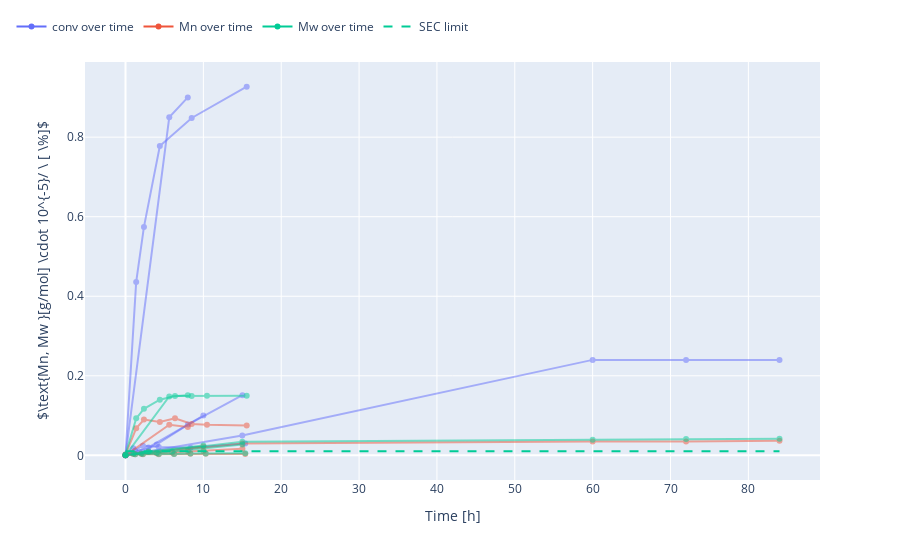

The notebook cell saved with this chart:
### Code cell
# comparing proof and original experiments data
fig = px.line()

for idx, data in (enumerate(data_type_list)):
    comb_d = pd.concat([proof_df, search_for_exp(["146", "90", "205"])])
    for kin, exp_nr in zip(comb_d[data], comb_d["exp_nr"]):
        fig.add_scatter(x=kin[0], y=kin[1], mode="lines+markers", opacity=0.5, name=exp_nr, marker=dict(color=colors[idx%len(colors)]), showlegend=False, legendgroup=str(idx))
    # custom legend
    fig.add_scatter(x=[None], y=[None], marker=dict(color=colors[idx%len(colors)]), name=data_list_name[idx], legendgroup=str(idx))
# adding a threshold line because the SEC peaks smear into syspeak at that point
fig.add_scatter(x=[0, 84], y=[1000*10**(-5), 1000*10**(-5)], mode="lines", line=dict(dash="dash"), name="SEC limit", legendgroup="threshold")
fig.update_layout(legend=dict(orientation="h", yanchor="bottom", y=1.05, xanchor="left", x=-0.1 ), yaxis_title="$\\text{Mn, Mw }[g/mol] \cdot 10^{-5}/ \ [ \%]$", xaxis_title="Time [h]")
fig.show()
"""
Y. Köster:
The Comparison of proof and prior data shows that the experimental data is not easily reproducible with respective accuracy in small orders of magnitude (Conversion after 15 h around 10 %)
Especially for the RAFT synthesis with this concern of low reaction rate an extrapolation further than double the time (to 30 h) seems not feasible.
 Therefore the former time cap of 70 h gets changed to 30 h.
"""

### Figure 1 — Plotly figure (JSON) as saved in the notebook; plotly's stock layout.template omitted (floating-point values rounded to 4 significant figures)
{"data": [{"hovertemplate": "<extra></extra>", "legendgroup": "", "line": {"color": "#636efa", "dash": "solid"}, "marker": {"symbol": "circle"}, "mode": "lines", "name": "", "orientation": "v", "showlegend": false, "xaxis": "x", "yaxis": "y", "type": "scatter"}, {"legendgroup": "0", "marker": {"color": "#636EFA"}, "mode": "lines+markers", "name": "146b", "opacity": 0.5, "showlegend": false, "x": [0.0, 15.0, 60.0, 72.0, 84.0], "y": [0.0, 0.05, 0.24, 0.24, 0.24], "type": "scatter"}, {"legendgroup": "0", "marker": {"color": "#636EFA"}, "mode": "lines+markers", "name": "90b", "opacity": 0.5, "showlegend": false, "x": [0.0, 2.95, 10.0], "y": [0.0, 0.02, 0.1], "type": "scatter"}, {"legendgroup": "0", "marker": {"color": "#636EFA"}, "mode": "lines+markers", "name": "205b", "opacity": 0.5, "showlegend": false, "x": [0.0, 5.62, 8.0], "y": [0.0, 0.85, 0.9], "type": "scatter"}, {"legendgroup": "0", "marker": {"color": "#636EFA"}, "mode": "lines+markers", "name": "90", "opacity": 0.5, "showlegend": false, "x": [0.0, 1.251, 2.242, 4.274, 8.339, 15.38], "y": [0.0, 0.01245, 0.02415, 0.02113, 0.01887, 0.02981], "type": "scatter"}, {"legendgroup": "0", "marker": {"color": "#636EFA"}, "mode": "lines+markers", "name": "146", "opacity": 0.5, "showlegend": false, "x": [0.0, 1.006, 2.011, 4.018, 8.017, 15.02], "y": [0.0, 0.01807, 0.009222, 0.0273, 0.07746, 0.1512], "type": "scatter"}, {"legendgroup": "0", "marker": {"color": "#636EFA"}, "mode": "lines+markers", "name": "205", "opacity": 0.5, "showlegend": false, "x": [0.0, 1.374, 2.369, 4.41, 8.501, 15.57], "y": [0.0, 0.4361, 0.5743, 0.7777, 0.8482, 0.927], "type": "scatter"}, {"legendgroup": "0", "marker": {"color": "#636EFA"}, "name": "conv over time", "x": [null], "y": [null], "type": "scatter"}, {"legendgroup": "1", "marker": {"color": "#EF553B"}, "mode": "lines+markers", "name": "146b", "opacity": 0.5, "showlegend": false, "x": [0.0, 15.0, 60.0, 72.0, 84.0], "y": [0.0, 0.03, 0.035, 0.035, 0.037], "type": "scatter"}, {"legendgroup": "1", "marker": {"color": "#EF553B"}, "mode": "lines+markers", "name": "90b", "opacity": 0.5, "showlegend": false, "x": [0.0, 2.95, 10.0], "y": [0.0, 0.0087, 0.022], "type": "scatter"}, {"legendgroup": "1", "marker": {"color": "#EF553B"}, "mode": "lines+markers", "name": "205b", "opacity": 0.5, "showlegend": false, "x": [0.0, 5.62, 8.0], "y": [0.0, 0.077, 0.071], "type": "scatter"}, {"legendgroup": "1", "marker": {"color": "#EF553B"}, "mode": "lines+markers", "name": "90", "opacity": 0.5, "showlegend": false, "x": [1.251, 2.242, 4.274, 6.237, 8.339, 10.31, 15.38], "y": [0.0027, 0.0028, 0.0029, 0.0032, 0.0039, 0.0038, 0.0035], "type": "scatter"}, {"legendgroup": "1", "marker": {"color": "#EF553B"}, "mode": "lines+markers", "name": "146", "opacity": 0.5, "showlegend": false, "x": [1.006, 2.011, 4.018, 6.008, 8.017, 10.01, 15.02], "y": [0.0036, 0.004, 0.0051, 0.0072, 0.0096, 0.0111, 0.0163], "type": "scatter"}, {"legendgroup": "1", "marker": {"color": "#EF553B"}, "mode": "lines+markers", "name": "205", "opacity": 0.5, "showlegend": false, "x": [0.0, 1.374, 2.369, 4.41, 6.358, 8.501, 10.47, 15.57], "y": [0.0021, 0.068, 0.09, 0.084, 0.093, 0.079, 0.077, 0.075], "type": "scatter"}, {"legendgroup": "1", "marker": {"color": "#EF553B"}, "name": "Mn over time", "x": [null], "y": [null], "type": "scatter"}, {"legendgroup": "2", "marker": {"color": "#00CC96"}, "mode": "lines+markers", "name": "146b", "opacity": 0.5, "showlegend": false, "x": [0.0, 15.0, 60.0, 72.0, 84.0], "y": [0.0, 0.034, 0.039, 0.041, 0.042], "type": "scatter"}, {"legendgroup": "2", "marker": {"color": "#00CC96"}, "mode": "lines+markers", "name": "90b", "opacity": 0.5, "showlegend": false, "x": [0.0, 2.95, 10.0], "y": [0.0, 0.0097, 0.025], "type": "scatter"}, {"legendgroup": "2", "marker": {"color": "#00CC96"}, "mode": "lines+markers", "name": "205b", "opacity": 0.5, "showlegend": false, "x": [0.0, 5.62, 8.0], "y": [0.0, 0.148, 0.151], "type": "scatter"}, {"legendgroup": "2", "marker": {"color": "#00CC96"}, "mode": "lines+markers", "name": "90", "opacity": 0.5, "showlegend": false, "x": [1.251, 2.242, 4.274, 6.237, 8.339, 10.31, 15.38], "y": [0.0029, 0.0034, 0.0033, 0.0037, 0.0044, 0.0046, 0.0053], "type": "scatter"}, {"legendgroup": "2", "marker": {"color": "#00CC96"}, "mode": "lines+markers", "name": "146", "opacity": 0.5, "showlegend": false, "x": [1.006, 2.011, 4.018, 6.008, 8.017, 10.01, 15.02], "y": [0.004, 0.0045, 0.0063, 0.0096, 0.0133, 0.0165, 0.027], "type": "scatter"}, {"legendgroup": "2", "marker": {"color": "#00CC96"}, "mode": "lines+markers", "name": "205", "opacity": 0.5, "showlegend": false, "x": [0.0, 1.374, 2.369, 4.41, 6.358, 8.501, 10.47, 15.57], "y": [0.0022, 0.093, 0.117, 0.14, 0.149, 0.149, 0.15, 0.15], "type": "scatter"}, {"legendgroup": "2", "marker": {"color": "#00CC96"}, "name": "Mw over time", "x": [null], "y": [null], "type": "scatter"}, {"legendgroup": "threshold", "line": {"dash": "dash"}, "mode": "lines", "name": "SEC limit", "x": [0, 84], "y": [0.01, 0.01], "type": "scatter"}], "layout": {"xaxis": {"anchor": "y", "domain": [0.0, 1.0], "title": {"text": "Time [h]"}}, "yaxis": {"anchor": "x", "domain": [0.0, 1.0], "title": {"text": "$\\text{Mn, Mw }[g/mol] \\cdot 10^{-5}/ \\ [ \\%]$"}}, "legend": {"tracegroupgap": 0, "orientation": "h", "yanchor": "bottom", "y": 1.05, "xanchor": "left", "x": -0.1}, "margin": {"t": 60}}}
